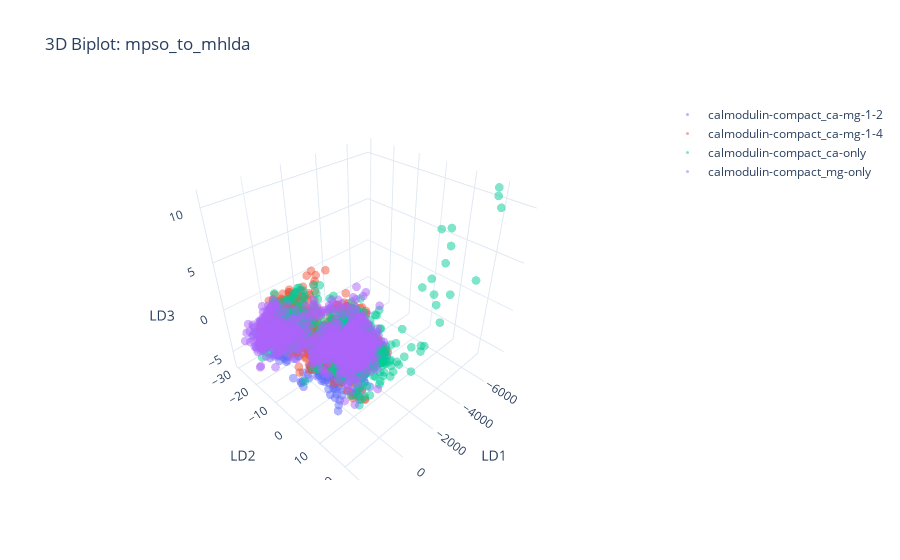
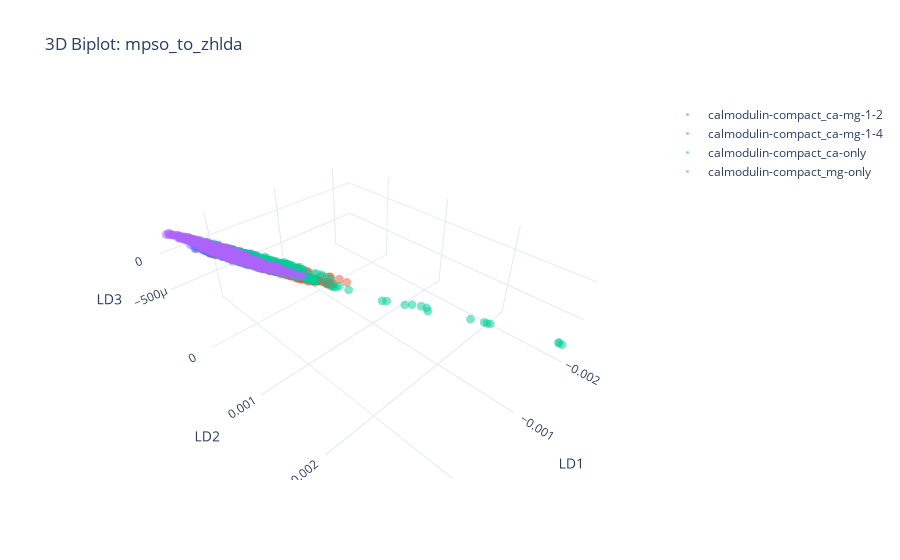

The cell these charts' notebook holds for them, in order:
### Code cell
if results and base_df is not None:
    summarize_and_evaluate(results, base_df)

### Figure 1 — Plotly figure (JSON) as saved in the notebook; plotly's stock layout.template omitted (floating-point values rounded to 4 significant figures; data arrays with more than 128 entries replaced by an {"elided": "..."} marker saying what was removed)
{"data": [{"hovertemplate": "Class: calmodulin-compact_ca-mg-1-2<extra></extra>", "marker": {"opacity": 0.5, "size": 3}, "mode": "markers", "name": "calmodulin-compact_ca-mg-1-2", "type": "scatter3d", "x": {"elided": "1125 float values"}, "y": {"elided": "1125 float values"}, "z": {"elided": "1125 float values"}}, {"hovertemplate": "Class: calmodulin-compact_ca-mg-1-4<extra></extra>", "marker": {"opacity": 0.5, "size": 3}, "mode": "markers", "name": "calmodulin-compact_ca-mg-1-4", "type": "scatter3d", "x": {"elided": "1125 float values"}, "y": {"elided": "1125 float values"}, "z": {"elided": "1125 float values"}}, {"hovertemplate": "Class: calmodulin-compact_ca-only<extra></extra>", "marker": {"opacity": 0.5, "size": 3}, "mode": "markers", "name": "calmodulin-compact_ca-only", "type": "scatter3d", "x": {"elided": "1125 float values"}, "y": {"elided": "1125 float values"}, "z": {"elided": "1125 float values"}}, {"hovertemplate": "Class: calmodulin-compact_mg-only<extra></extra>", "marker": {"opacity": 0.5, "size": 3}, "mode": "markers", "name": "calmodulin-compact_mg-only", "type": "scatter3d", "x": {"elided": "1125 float values"}, "y": {"elided": "1125 float values"}, "z": {"elided": "1125 float values"}}], "layout": {"scene": {"xaxis": {"title": {"text": "LD1"}}, "yaxis": {"title": {"text": "LD2"}}, "zaxis": {"title": {"text": "LD3"}}}, "title": {"text": "3D Biplot: mpso_to_mhlda"}}}

### Figure 2 — Plotly figure (JSON) as saved in the notebook; plotly's stock layout.template omitted (floating-point values rounded to 4 significant figures; data arrays with more than 128 entries replaced by an {"elided": "..."} marker saying what was removed)
{"data": [{"hovertemplate": "Class: calmodulin-compact_ca-mg-1-2<extra></extra>", "marker": {"opacity": 0.5, "size": 3}, "mode": "markers", "name": "calmodulin-compact_ca-mg-1-2", "type": "scatter3d", "x": {"elided": "1125 float values"}, "y": {"elided": "1125 float values"}, "z": {"elided": "1125 float values"}}, {"hovertemplate": "Class: calmodulin-compact_ca-mg-1-4<extra></extra>", "marker": {"opacity": 0.5, "size": 3}, "mode": "markers", "name": "calmodulin-compact_ca-mg-1-4", "type": "scatter3d", "x": {"elided": "1125 float values"}, "y": {"elided": "1125 float values"}, "z": {"elided": "1125 float values"}}, {"hovertemplate": "Class: calmodulin-compact_ca-only<extra></extra>", "marker": {"opacity": 0.5, "size": 3}, "mode": "markers", "name": "calmodulin-compact_ca-only", "type": "scatter3d", "x": {"elided": "1125 float values"}, "y": {"elided": "1125 float values"}, "z": {"elided": "1125 float values"}}, {"hovertemplate": "Class: calmodulin-compact_mg-only<extra></extra>", "marker": {"opacity": 0.5, "size": 3}, "mode": "markers", "name": "calmodulin-compact_mg-only", "type": "scatter3d", "x": {"elided": "1125 float values"}, "y": {"elided": "1125 float values"}, "z": {"elided": "1125 float values"}}], "layout": {"scene": {"xaxis": {"title": {"text": "LD1"}}, "yaxis": {"title": {"text": "LD2"}}, "zaxis": {"title": {"text": "LD3"}}}, "title": {"text": "3D Biplot: mpso_to_zhlda"}}}
